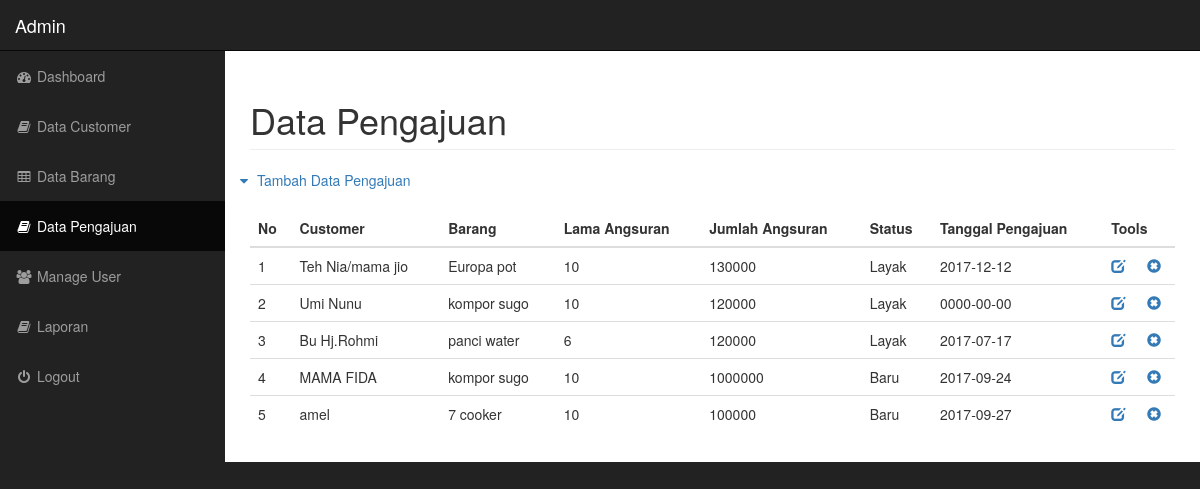
Screenshot of /data-pengajuan.php with the database file from the repository.
### tables this page shows
CREATE TABLE `tbl_pengajuan` (
  `id_pengajuan` int(8) NOT NULL,
  `id_customer` int(8) NOT NULL,
  `id_user` int(8) NOT NULL,
  `id_barang` int(8) NOT NULL,
  `status` varchar(12) NOT NULL DEFAULT 'Baru',
  `lama_angsuran` int(8) NOT NULL,
  `jml_angs` int(8) NOT NULL,
  `tgl_pengajuan` date NOT NULL
);

CREATE TABLE `data_customer` (
  `id_customer` int(50) NOT NULL,
  `nama_cust` varchar(50) NOT NULL,
  `alamat` varchar(50) NOT NULL,
  `no_hp` varchar(35) NOT NULL,
  `umur` int(2) NOT NULL,
  `pekerjaan` varchar(20) NOT NULL,
  `penghasilan` int(8) NOT NULL,
  `jml_ang_kel` int(2) NOT NULL,
  `status_rumah` varchar(20) NOT NULL
);

CREATE TABLE `tbl_barang` (
  `id_barang` int(8) NOT NULL,
  `nama_barang` varchar(30) NOT NULL,
  `harga` int(8) NOT NULL,
  `satuan` varchar(20) NOT NULL,
  `descr` text NOT NULL,
  `img` varchar(50) NOT NULL
);

### data-pengajuan.php (the view, shortened to what this page needs)
<!DOCTYPE html>
<html lang="en">
<head>
    <link href="css/bootstrap.min.css" rel="stylesheet">
    <link href="css/sb-admin.css" rel="stylesheet">
    <link href="font-awesome/css/font-awesome.min.css" rel="stylesheet" type="text/css">
</head>
<body>
    <div id="wrapper">
        <nav class="navbar navbar-inverse navbar-fixed-top" role="navigation">
            <div class="navbar-header">
                <a class="navbar-brand" href="index.html">Admin</a>
            </div>
                            <div class="collapse navbar-collapse navbar-ex1-collapse">
                                <ul class="nav navbar-nav side-nav">
                                    <li>
                                        <a href="admin.php"><i class="fa fa-fw fa-dashboard"></i> Dashboard</a>
                                    </li>
                                    <li>
                                        <a href="data-customer.php"><i class="fa fa-fw fa-book"></i> Data Customer</a>
                                    </li>
                                    <li>
                                        <a href="data-barang.php"><i class="fa fa-fw fa-table"></i> Data Barang</a>
                                    </li>
                                    <li class="active">
                                        <a href="data-pengajuan.php"><i class="fa fa-fw fa-book"></i> Data Pengajuan</a>
                                    </li>
                                    <li>
                                        <a href="manage-user.php"><i class="fa fa-fw fa-users"></i> Manage User</a>
                                    </li>
                                    <li>
                                        <a href="laporan.php"><i class="fa fa-fw fa-book"></i> Laporan</a>
                                    </li>
                                    <li>
                                        <a href="logout.php"><i class="fa fa-fw fa-power-off"></i> Logout</a>
                                    </li>
                                </ul>
                            </div>
        </nav>
        <div id="page-wrapper">
            <div class="container-fluid">
                <div class="row">
                    <div class="col-lg-12">
                        <h1 class="page-header">
                            Data Pengajuan
                        </h1>
                    </div>
                    <br><br><br>
                        <div class="title">
                            <a href="javascript:;" data-toggle="collapse" data-target="#tambah"><i class="fa fa-fw fa-caret-down"></i>
                            Tambah Data Pengajuan
                            </a>
                            <br><br>
                        </div>
                </div>
                <table id="data_table" class="ui compact selectable striped celled table" cellspacing="0" width="100%">
                    <thead>
                        <tr>
                            <th>No</th>
                            <th>Customer</th>
                            <th>Barang</th>
                            <th>Lama Angsuran</th>
                            <th>Jumlah Angsuran</th>
                            <th>Status</th>
                            <th>Tanggal Pengajuan</th>
                            <th colspan="2">Tools</th>
                        </tr>
                    </thead>
                    <tbody>
                        <?php
                            $query = mysql_query("SELECT * from tbl_pengajuan p left join data_customer c on c.id_customer = p.id_customer left join tbl_barang b on b.id_barang = p.id_barang")or die(mysql_error());
                                if (mysql_num_rows($query) == 0){
                                        echo '<tr><td colspan="7">Tidak Ada Data yang tersedia</td></tr>';
                                    }
                                    else {
                                        $no = 1;
                                        while ($data = mysql_fetch_array($query)){
                                            echo '<tr>';
                                            echo '<td>'.$no.'</td>';
                                            echo '<td>'.$data['nama_cust'].'</td>';
                                            echo '<td>'.$data['nama_barang'].'</td>';
                                            echo '<td>'.$data['lama_angsuran'].'</td>';
                                            echo '<td>'.$data['jml_angs'].'</td>';
                                            echo '<td>'.$data['status'].'</td>';
                                            echo '<td>'.$data['tgl_pengajuan'].'</td>';
                                            echo '<td><a href=edit-pengajuan.php?id_pengajuan='.$data['id_pengajuan'].'><span class="glyphicon glyphicon-edit"></a></td>';
                                                echo '<td><a href=hapus_pengajuan.php?id_pengajuan='.$data['id_pengajuan'].'><span class="glyphicon glyphicon-remove-sign"></a></td>';
                                            echo '</tr>';
                                            $no++;
                                        }
                                    }
                        ?>
                    </tbody>
                </table>
            </div>
        </div>
    </div>
</body>
</html>

### css/sb-admin.css (style rules this page uses)
body { margin-top: 100px; background-color: #222; }
@media (min-width:768px) { body { margin-top: 50px; } }
#wrapper { padding-left: 0; }
#page-wrapper { width: 100%; padding: 0; background-color: #fff; }
@media (min-width:768px) { #wrapper { padding-left: 225px; } }
@media (min-width:768px) { #page-wrapper { padding: 10px; } }
@media (min-width:768px) { .side-nav { position: fixed; top: 51px; left: 225px; width: 225px; margin-left: -225px; border: none; border-radius: 0; overflow-y: auto; background-color: #222; bottom: 0; overflow-x: hidden; padding-bottom: 40px; } }
@media (min-width:768px) { .side-nav>li>a { width: 225px; } }

### rows the page displays
tbl_pengajuan: id_customer.nama_cust "Teh Nia/mama jio", id_barang.nama_barang "Europa pot", lama_angsuran "10", jml_angs "130000", status "Layak", tgl_pengajuan "2017-12-12"
tbl_pengajuan: id_customer.nama_cust "Umi Nunu", id_barang.nama_barang "kompor sugo", lama_angsuran "10", jml_angs "120000", status "Layak", tgl_pengajuan "0000-00-00"
tbl_pengajuan: id_customer.nama_cust "Bu Hj.Rohmi", id_barang.nama_barang "panci water", lama_angsuran "6", jml_angs "120000", status "Layak", tgl_pengajuan "2017-07-17"
tbl_pengajuan: id_customer.nama_cust "MAMA FIDA", id_barang.nama_barang "kompor sugo", lama_angsuran "10", jml_angs "1000000", status "Baru", tgl_pengajuan "2017-09-24"
tbl_pengajuan: id_customer.nama_cust "amel", id_barang.nama_barang "7 cooker", lama_angsuran "10", jml_angs "100000", status "Baru", tgl_pengajuan "2017-09-27"
